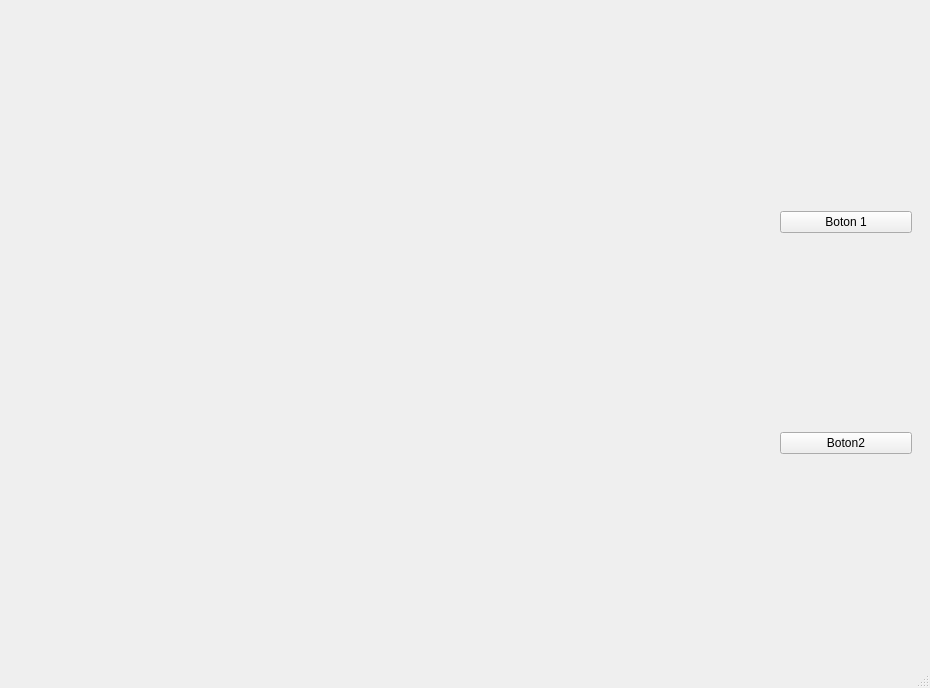
<?xml version="1.0" encoding="UTF-8"?>
<ui version="4.0">
 <class>MainWindow</class>
 <widget class="QMainWindow" name="MainWindow">
  <property name="geometry">
   <rect>
    <x>0</x>
    <y>0</y>
    <width>930</width>
    <height>688</height>
   </rect>
  </property>
  <property name="windowTitle">
   <string>MainWindow</string>
  </property>
  <widget class="QWidget" name="centralwidget">
   <layout class="QHBoxLayout" name="horizontalLayout">
    <item>
     <widget class="QWidget" name="w_principal" native="true"/>
    </item>
    <item>
     <widget class="QWidget" name="w_botones" native="true">
      <property name="maximumSize">
       <size>
        <width>150</width>
        <height>16777215</height>
       </size>
      </property>
      <layout class="QVBoxLayout" name="verticalLayout">
       <item>
        <widget class="QPushButton" name="pushButton">
         <property name="text">
          <string>Boton 1</string>
         </property>
        </widget>
       </item>
       <item>
        <widget class="QPushButton" name="pushButton_2">
         <property name="text">
          <string>Boton2</string>
         </property>
        </widget>
       </item>
      </layout>
     </widget>
    </item>
   </layout>
  </widget>
  <widget class="QMenuBar" name="menubar">
   <property name="geometry">
    <rect>
     <x>0</x>
     <y>0</y>
     <width>930</width>
     <height>23</height>
    </rect>
   </property>
  </widget>
  <widget class="QStatusBar" name="statusbar"/>
 </widget>
 <resources/>
 <connections/>
</ui>
